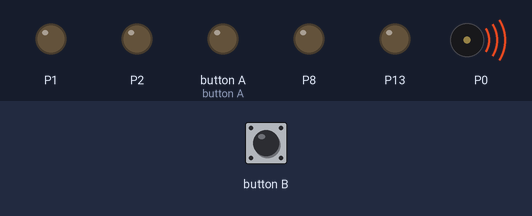
A program run on a simulated BBC micro:bit (MakeCode). On the bench: output pins drawn as LEDs (lit = HIGH), buzzer (waves = sounding).

Above: at 0.1 s.
At 2.6 s:
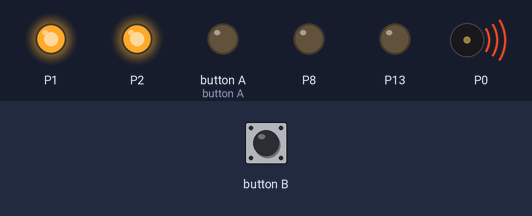
At 5.1 s:
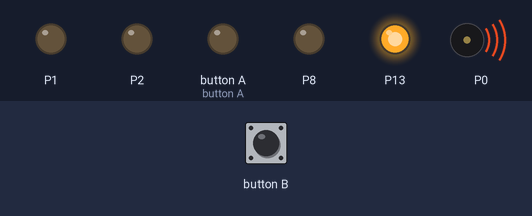
At 10.2 s:
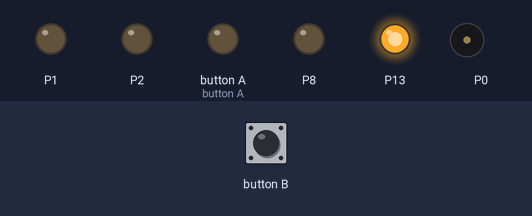
Timing chart, 0 to 11.7 s (numbered marks = the images above):
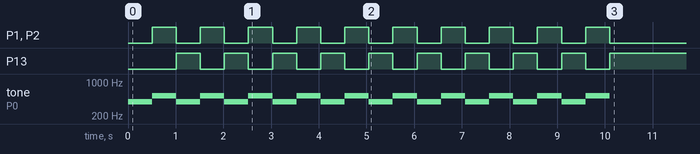

The program:

main.ts
```typescript
input.onButtonPressed(Button.A, function () {

})
input.onButtonPressed(Button.B, function () {
    music.setVolume(0)
})
music.setVolume(169)
for (let index = 0; index < 10; index++) {
    music.playTone(392, music.beat(BeatFraction.Whole))
    pins.digitalWritePin(DigitalPin.P1, 1)
    pins.digitalWritePin(DigitalPin.P2, 1)
    pins.digitalWritePin(DigitalPin.P5, 0)
    pins.digitalWritePin(DigitalPin.P8, 0)
    pins.digitalWritePin(DigitalPin.P13, 0)
    music.playTone(523, music.beat(BeatFraction.Whole))
    pins.digitalWritePin(DigitalPin.P1, 0)
    pins.digitalWritePin(DigitalPin.P2, 0)
    pins.digitalWritePin(DigitalPin.P5, 0)
    pins.digitalWritePin(DigitalPin.P8, 0)
    pins.digitalWritePin(DigitalPin.P13, 1)
}
```

test.ts
```typescript
// 테스트는 여기로 이동합니다; 이 패키지가 확장으로 사용될 때 컴파일되지 않을 것 입니다.
```
